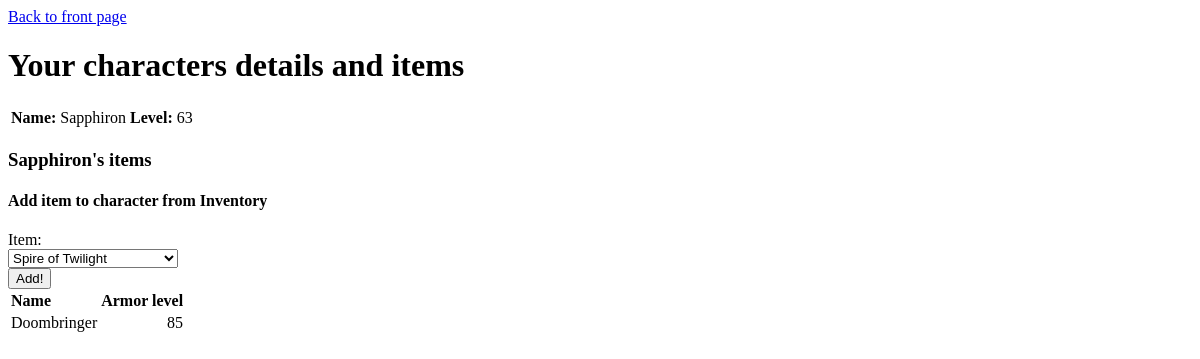
/characters/6/, run on an earlier commit of the app's database.
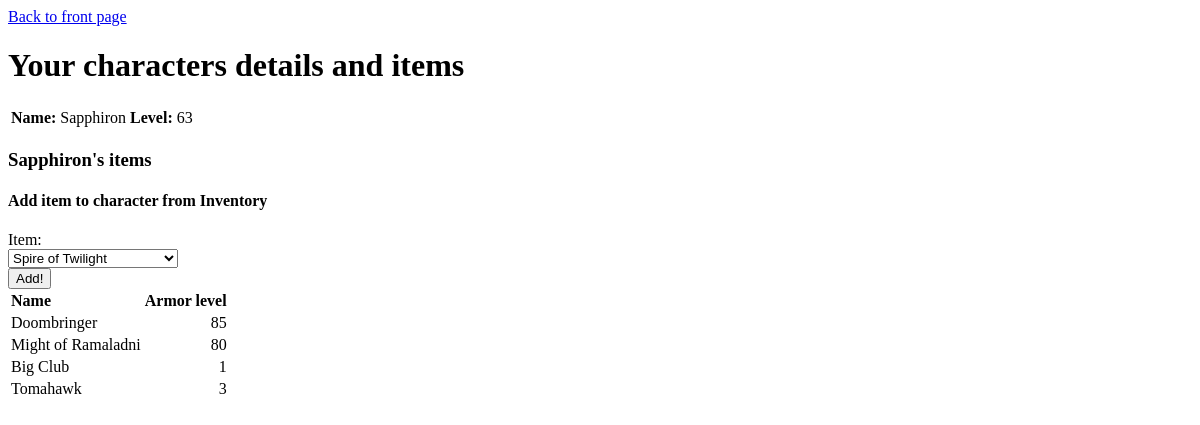
And on a later commit of the database.
### inventory/models.py (models this page shows, shortened)
class Item(models.Model):
	name = models.CharField(max_length=200)
	armor_level = models.IntegerField(default=0)
	characters = models.ManyToManyField(Character, blank=True)

### inventory/views.py (the view)
# urls.py: path('characters/<int:character_id>/', views.character_details, name='character_details'),
def character_details(request, character_id):
	character = Character.objects.get(pk=character_id)
	items = Item.objects.filter(characters__id=character_id)
	other_items = Item.objects.exclude(characters__id=character_id)
	return render(request, 'inventory/character.html', {'character': character, 'items': items, 'other_items': other_items})

### inventory/templates/inventory/character.html (shortened to what this page needs)
<!DOCTYPE html>
<html xmlns="http://www.w3.org/1999/xhtml">
	<head>
	</head>
	<body>
		<a href='/'>Back to front page</a>
		<h1>Your characters details and items</h1>
		<table>
			<th style="text-align: left;">Name: <td>{{character.name}}</td>
			<th style="text-align: left;">Level: <td>{{character.level}}</td>
		</table>
		<h3>{{character.name}}'s items</h3>
			<h4>Add item to character from Inventory</h4>
			<form method="GET" action="/add_to_character/">
				<span>Item:</span><br/>
					<select name="item">
						{% for item in other_items %}
							<option value="{{item.name}}">{{item.name}}</option>
						{% endfor %}
					</select><br/>
				<input type="submit" value="Add!"/>
			</form>
			<table>
				<tr>
					<th style="text-align: left;">Name</th>
					<th>Armor level</th>
				</tr>
				{% for item in items %}
				<tr>
					<td>{{item.name}}</td>
					<td style="text-align: right;">{{item.armor_level}}</td>
				</tr>
				{% endfor %}
			</table>
	</body>
</html>

What changed in the data, as far as the page shows it:
added Item: name "Might of Ramaladni", armor_level "80"
now on this page (row unchanged): Item: name "Big Club", armor_level "1"
now on this page (row unchanged): Item: name "Tomahawk", armor_level "3"
